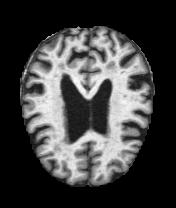
#> input picture train_test_dataset_own_4x/test/MildDemented/29 (27).jpg, 176 x 208 px, found by its file name; its folder holds only this picture in this run
$ python augmentation.py
#> lines starting #> are read from the running program, lines starting #| are printed output that depends on the picture
# import the modules
import os
import time
from os import listdir

# get the path/directory
# folder_dir = "F:\iit_kgp_academics\mtp\Running_code\train\MildDemented images"


from PIL import Image
import math

# [71 lines left out: function change_img, not called in this run]
        # im.save(pictochange,quality=95, optimize=True)


def generate_img(direction,finaldest):
    # direction=direction
    pictochange=direction
    a=Image.open(pictochange)
#> a is the input picture: PIL image 176x208 L; min 0, max 255, mean 64.2
    # a=Image.open('profile_pic3.jpg')

    for t in range(1):
        im = Image.open(pictochange).convert('RGB')
        # dm=[]
        dm=im.size
#> dm = (176, 208)
        length=dm[0]
#> length = 176
        width=dm[1]
#> width = 208

        nim=Image.new('RGB',(length,width))
#> nim: PIL image 176x208 RGB; every value is 0


        for i in range(length):
            for j in range(math.floor(width/2)):
                temp=im.getpixel((i,width-j-1))
                nim.putpixel((i,j),im.getpixel((i,width-j-1)))
                nim.putpixel((i,width-j-1),im.getpixel((i,j)))
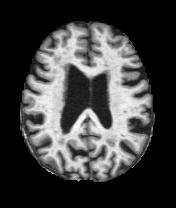
#> nim: PIL image 176x208 RGB; min 0, max 255, mean 64.2

        nim.save(finaldest)


def generate_img_90deg(direction,finaldest):
    # direction=direction
    pictochange=direction
    a=Image.open(pictochange)
    # a=Image.open('profile_pic3.jpg')

    for t in range(1):
        im = Image.open(pictochange).convert('RGB')
        # dm=[]
        dm=im.size
#> dm = (176, 208)
        length=dm[0]
#> length = 176
        width=dm[1]
#> width = 208

        nim=Image.new('RGB',(length,width))


        # [5 lines of commented-out code are left out]

        for t in range(math.floor(length/15)):
            for  i in range(length):
                for j in range(width):
                    if((j+1)<width):
                        im.putpixel((i,j),im.getpixel((i,j+1)))
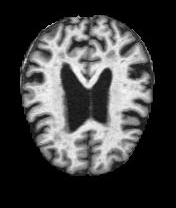
#> im: PIL image 176x208 RGB; min 0, max 255, mean 64.2


        N=max(length,width)
#> N = 208
        for x in range(math.floor(N/2)):

            for y in range(x,N-x-1,1):
                if(x<length and y<width):
                    temp=im.getpixel((x,y))
                if(x<length and y<length and y<length and N-1-x<width):
                    im.putpixel((x,y),im.getpixel((y,N-1-x)))
                if(y<length and N-1-x<width and N-1-x<length and N-1-y<width):
                    im.putpixel((y,N-1-x),im.getpixel((N-1-x,N-1-y)))
                if(N-1-x<length and N-1-y<width and N-1-y<length and x<width):
                    im.putpixel((N-1-x,N-1-y),im.getpixel((N-1-y,x)))
                if(N-1-y<length and x<width and x<length and y<length):
                    im.putpixel((N-1-y,x),temp)
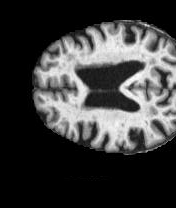
#> im: PIL image 176x208 RGB; min 0, max 255, mean 60.7
            # [4 lines of commented-out code are left out]

        im.save(finaldest)
        # [59 lines of commented-out code are left out]


main_folder="train_test_dataset_own_4x"
for bigfolders in os.listdir(main_folder):
    folder_dir = main_folder+"\\"+bigfolders

    for folders in os.listdir(folder_dir):

        # check if the image ends with png
        # print(len(folders))
        print("we are bros")

        path=os.path.join(main_folder, "temp")
        if(os.path.exists(path)==False):
            os.mkdir(path)
        print("are we bros?")


        # k=0

        for images in os.listdir(folder_dir+"\\" + folders):

            # if (images.endswith(".jpg")):
                # change_img(folder_dir+"\\"+folders+"\\"+images)

                generate_img(folder_dir+"\\"+folders+"\\"+images,path+"\\"+"lr_"+images)
                generate_img_90deg(folder_dir+"\\"+folders+"\\"+images,path+"\\"+"90deg_"+images)
                # [4 lines of commented-out code are left out]

        for images in os.listdir(path):
            src_path=os.path.join(path,images)
            dst_path=os.path.join(folder_dir+"\\" + folders,images)
            os.rename(src_path,dst_path)


        #copy to folder_dir+"\\"+folders
        if(os.path.exists(path)==True):
            os.rmdir(path)

$ run again, on train_test_dataset_own_4x/test/ModerateDemented/28 (2).jpg
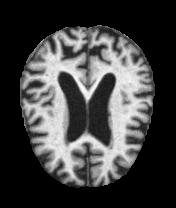
#> input picture train_test_dataset_own_4x/test/ModerateDemented/28 (2).jpg, 176 x 208 px, found by its file name
#> in generate_img, a is the input picture: PIL image 176x208 L; min 0, max 255, mean 64.7
#> after the loop in generate_img, `for i in range(length):`:
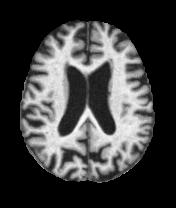
#> nim: PIL image 176x208 RGB; min 0, max 255, mean 64.7
#> after the loop in generate_img_90deg, `for x in range(math.floor(N/2)):`:
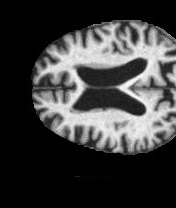
#> im: PIL image 176x208 RGB; min 0, max 255, mean 60.9

$ run again, on train_test_dataset_own_4x/test/MildDemented/31 (20).jpg
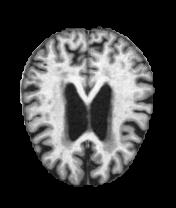
#> input picture train_test_dataset_own_4x/test/MildDemented/31 (20).jpg, 176 x 208 px, found by its file name
#> in generate_img, a is the input picture: PIL image 176x208 L; min 0, max 255, mean 66.4
#> after the loop in generate_img, `for i in range(length):`:
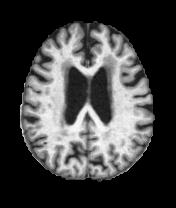
#> nim: PIL image 176x208 RGB; min 0, max 255, mean 66.4
#> after the loop in generate_img_90deg, `for x in range(math.floor(N/2)):`:
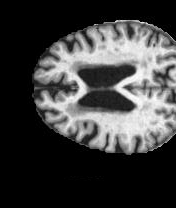
#> im: PIL image 176x208 RGB; min 0, max 255, mean 62.6
